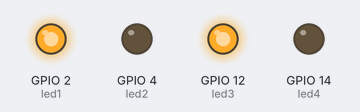
Bench run of a sketch on a simulated ESP32. Parts: output pins drawn as LEDs (lit = HIGH). What the sketch prints to the serial monitor is not drawn.

Above: at 1.09 s.
At 3.96 s:
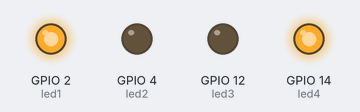
Timing chart, 0 to 4.3 s (numbered marks = the images above):
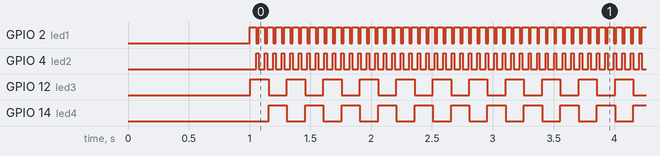

The sketch:

Calificaciones.py.ino
```cpp
bool bandera = true;
TaskHandle_t Tarea1; // Para manejar la tarea1
TaskHandle_t Tarea2; // Para manejar la tarea2

// Pines de los LEDs
const int led1 = 2;
const int led2 = 4;
const int led3 = 12;
const int led4 = 14;

void setup() {
  Serial.begin(115200);
  delay(1000);
  Serial.print("Setup() se corre en el nucleo: ");
  Serial.println(xPortGetCoreID());

  // Configuración de pines como salida
  pinMode(led1, OUTPUT);
  pinMode(led2, OUTPUT);
  pinMode(led3, OUTPUT);
  pinMode(led4, OUTPUT);

  // Crear tarea1 para el núcleo 0
  xTaskCreatePinnedToCore(
      loop_tarea1,  /* Función de la tarea */
      "Tarea1",     /* Nombre de la tarea */
      10000,        /* Tamaño de la pila */
      NULL,         /* Parámetros de entrada */
      1,            /* Prioridad de la tarea */
      &Tarea1,      /* Objeto TaskHandle_t */
      0);           /* Núcleo donde se correrá */

  // Crear tarea2 para el núcleo 1
  xTaskCreatePinnedToCore(
      loop_tarea2,  /* Función de la tarea */
      "Tarea2",     /* Nombre de la tarea */
      10000,        /* Tamaño de la pila */
      NULL,         /* Parámetros de entrada */
      1,            /* Prioridad de la tarea */
      &Tarea2,      /* Objeto TaskHandle_t */
      1);           /* Núcleo donde se correrá */
}

void loop() {
  // Este código no es necesario para FreeRTOS, ya que todo se gestiona en las tareas
  if (bandera) {
    Serial.print("Loop() se corre en el nucleo: ");
    Serial.println(xPortGetCoreID());
    bandera = false;
  }
}

// Tarea 1: Maneja los LEDs 1 y 2 en el núcleo 0
void loop_tarea1(void *pvParameters) {
  Serial.println("Tarea1 se corre en el nucleo: ");
  Serial.println(xPortGetCoreID());

  while (1) {
    digitalWrite(led1, HIGH);
    digitalWrite(led2, LOW);
    delay(50);
    digitalWrite(led1, LOW);
    digitalWrite(led2, HIGH);
    delay(20);
  }
}

// Tarea 2: Maneja los LEDs 3 y 4 en el núcleo 1
void loop_tarea2(void *pvParameters) {
  Serial.println("Tarea2 se corre en el nucleo: ");
  Serial.println(xPortGetCoreID());
  while (1) {
    digitalWrite(led3, HIGH);
    digitalWrite(led4, LOW);
    delay(150);
    digitalWrite(led3, LOW);
    digitalWrite(led4, HIGH);
    delay(150);
  }
}
```

Measured:
- by itself, GPIO 2 (led1): alternates HIGH for 0.05 s and LOW for 0.02 s
- by itself, GPIO 4 (led2): alternates HIGH for 0.02 s and LOW for 0.05 s
- by itself, GPIO 12 (led3), GPIO 14 (led4): alternates HIGH for 0.15 s and LOW for 0.15 s
